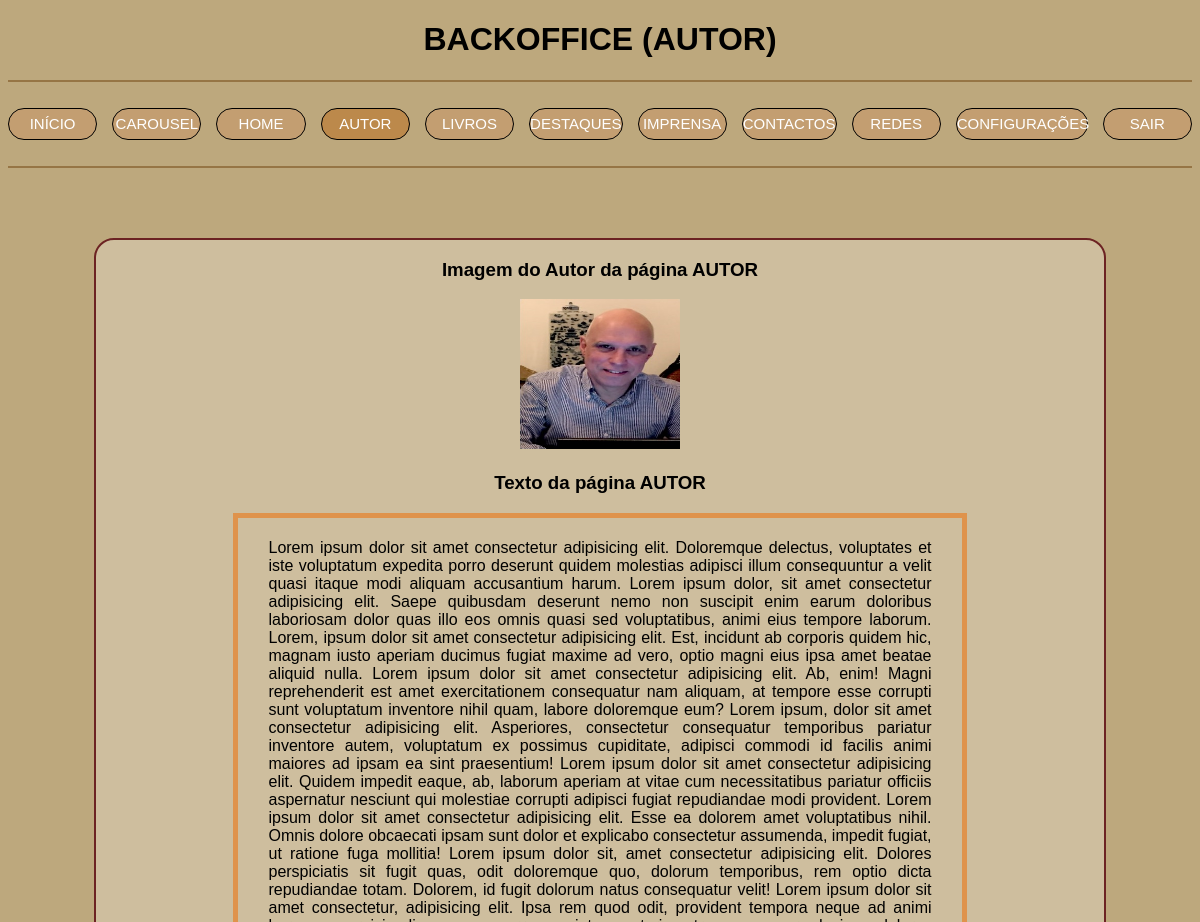
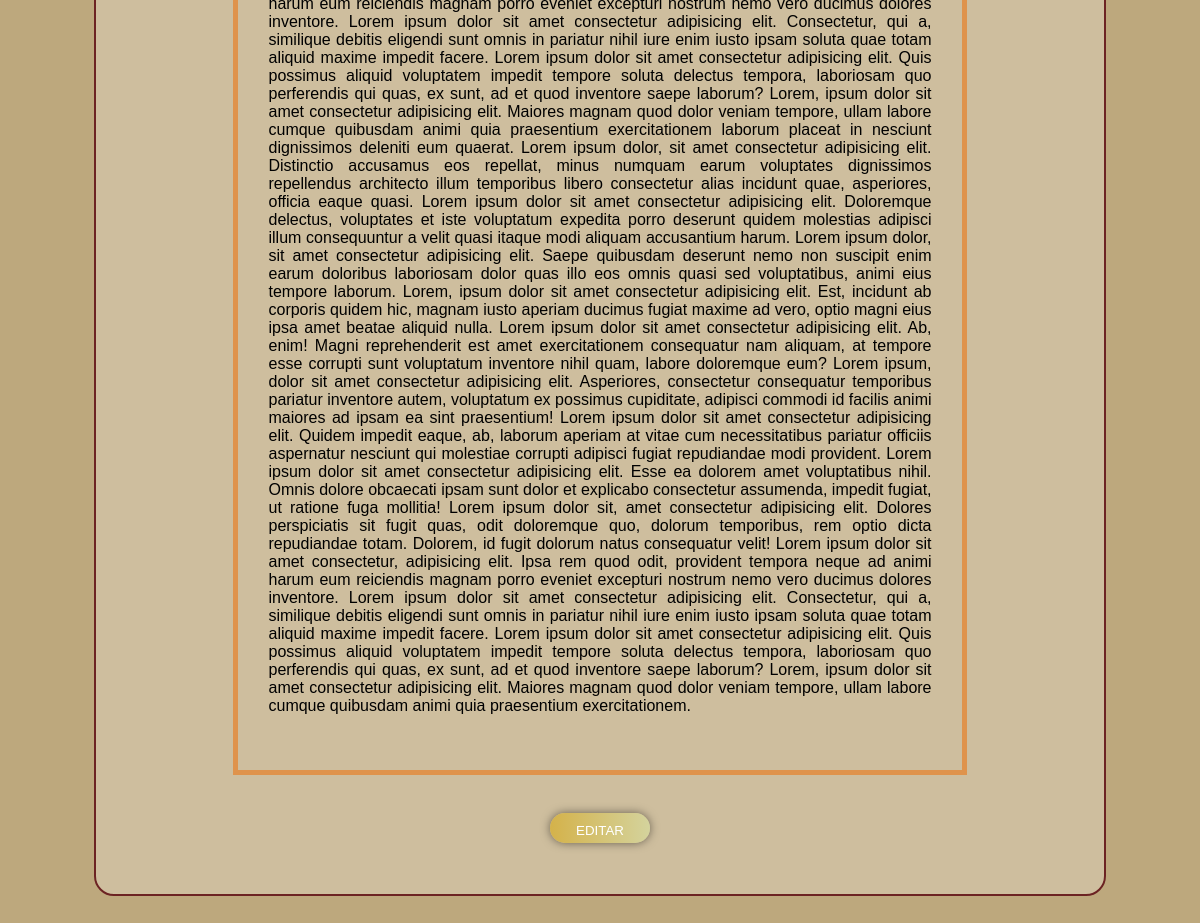
Page /backoffice/autor.php (signed in) on the committed database (2 pictures, top to bottom).
### tables this page shows
CREATE TABLE `autor` (
  `id` int(11) NOT NULL,
  `imagem_autor` varchar(5000) NOT NULL,
  `texto_autor` longtext NOT NULL
);

### config/base_dados.php (called while the page is built, shortened)
<?php
require_once("config.php");
$pdo = new PDO("mysql:dbname=".$base_dados["dbname"].";host=".$base_dados["host"], $base_dados["user"], $base_dados["password"]);
function selectSQL($sql){
    global $pdo;
    $query = $pdo->query($sql);
    return $query->fetchAll(PDO::FETCH_ASSOC);
}
?>

### backoffice/autor.php (the view, shortened to what this page needs)
<?php
require_once("../config/base_dados.php");
$pag_atual = pathinfo($_SERVER['PHP_SELF'], PATHINFO_FILENAME);
$item = selectSQL("SELECT * FROM autor");
?>
<!DOCTYPE html>
<html lang="pt">
<head>
    <link rel="stylesheet" href="estilo.css">
</head>
<body>
    <header>
        <h1>BACKOFFICE (<?= ucfirst($pag_atual) ?>)</h1>
        <hr>
        <br>
            <div class="nav">
              <a href="inicio.php" <?php if ($pag_atual === 'inicio') echo 'class="active"' ?>>INÍCIO</a>
              <a href="carousel.php" <?php if ($pag_atual === 'carousel') echo 'class="active"' ?>>CAROUSEL</a>
              <a href="home.php" <?php if ($pag_atual === 'home') echo 'class="active"' ?>>HOME</a>
              <a href="autor.php" <?php if ($pag_atual === 'autor') echo 'class="active"' ?>>AUTOR</a>
              <a href="livros.php" <?php if ($pag_atual === 'livros') echo 'class="active"' ?>>LIVROS</a>
              <a href="destaques.php" <?php if ($pag_atual === 'destaques') echo 'class="active"' ?>>DESTAQUES</a>
              <a href="imprensa.php" <?php if ($pag_atual === 'imprensa') echo 'class="active"' ?>>IMPRENSA</a>
              <a href="contactos.php" <?php if ($pag_atual === 'contactos') echo 'class="active"' ?>>CONTACTOS</a>
              <a href="redes.php" <?php if ($pag_atual === 'redes') echo 'class="active"' ?>>REDES</a>
              <a href="configuracoes.php" <?php if ($pag_atual === 'configuracoes') echo 'class="active"' ?>>CONFIGURAÇÕES</a>
              <a href="logout.php" <?php if ($pag_atual === 'logout') echo 'class="active"' ?>>SAIR</a>
            </div>
        <br>
       <hr>
    </header>
    <main>
        <div id = "caixa1" class="caixa">
            <h3>Imagem do Autor da página AUTOR</h3>
            <?php foreach($item as $i): ?>
            <img src="<?= $i["imagem_autor"]; ?>" alt="imagem do autor">
            <h3>Texto da página AUTOR</h3>
            <div class="texto">
            <p><?= $i["texto_autor"] ?></p>
            </div>
            <br>
            <form action="editar_autor.php">
                <button name="id" value="<?= $i["id"] ?>">EDITAR</button>
            </form>
            <br><br>
            <?php endforeach; ?>
        </div>
    </main>
</body>
</html>

### backoffice/estilo.css (style rules this page uses)
body { background-color: rgb(189, 168, 125); color: rgb(0, 0, 0); font-family:'Lucida Sans', 'Lucida Sans Regular', 'Lucida Grande', 'Lucida Sans Unicode', Geneva, Verdana, sans-serif; text-align: center; }
main { margin-top: 50px; }
.caixa { background-color: rgba(255, 255, 255, 0.25); width: 30%; border-radius: 20px; border: 2px solid rgb(108, 35, 35); margin: 70px auto; padding: 20px 0px; transition-duration: 1s; }
#caixa1 { width: 80%; padding: 0px 30px; }
.nav { display: flex; flex-direction: row; justify-content: center; gap: 15px; text-decoration: none; }
.nav > a { border: 1px solid black; width: 130px; text-decoration: none; color: white; height: 30px; display: flex; flex-direction: column; justify-content: center; border-radius: 20px; font-size: 15px; background-color: rgb(195, 158, 113); }
.nav a.active { background-color: rgb(188, 137, 75); }
hr { border: 1px solid rgb(150, 117, 69); }
h1 { text-transform: uppercase; }
a { text-decoration: none; }
button { height: 30px; width: 100px; background: linear-gradient(90deg, #d4b24a, #d4d39d); color: #fff; border: none; border-radius: 20px; box-shadow: 0px 0px 10px rgba(0, 0, 0, 0.5); padding: 10px 20px; margin-bottom: 15px; }
img { height: 150px; width: 160px }
.texto { width: 70%; margin: auto; border: 5px solid rgb(223, 147, 76); text-align: justify; padding: 5px 30px; margin-bottom: 20px; }

### rows in the picture
autor: imagem_autor (picture), texto_autor "Lorem ipsum dolor sit amet consectetur adipisicing elit. Doloremque delectus, voluptates et iste voluptatum expedita porro deserunt quidem molestias adipisci illum consequuntur a velit quasi itaque modi aliquam accusantium harum. Lorem ipsum dolor, sit amet consectetur adipisicing elit. Saepe quibusdam deserunt nemo non suscipit enim earum doloribus laboriosam dolor quas illo eos omnis quasi sed voluptatibus, animi eius tempore laborum. Lorem, ipsum dolor sit amet consectetur adipisicing elit. Est, incidunt ab corporis quidem hic, magnam iusto aperiam ducimus fugiat maxime ad vero, optio magni eius ipsa amet beatae aliquid nulla. Lorem ipsum dolor sit amet consectetur adipisicing elit. Ab,…", $i["id"] 1 (drawn)

### other values in the picture
$pag_atual "AUTOR"
